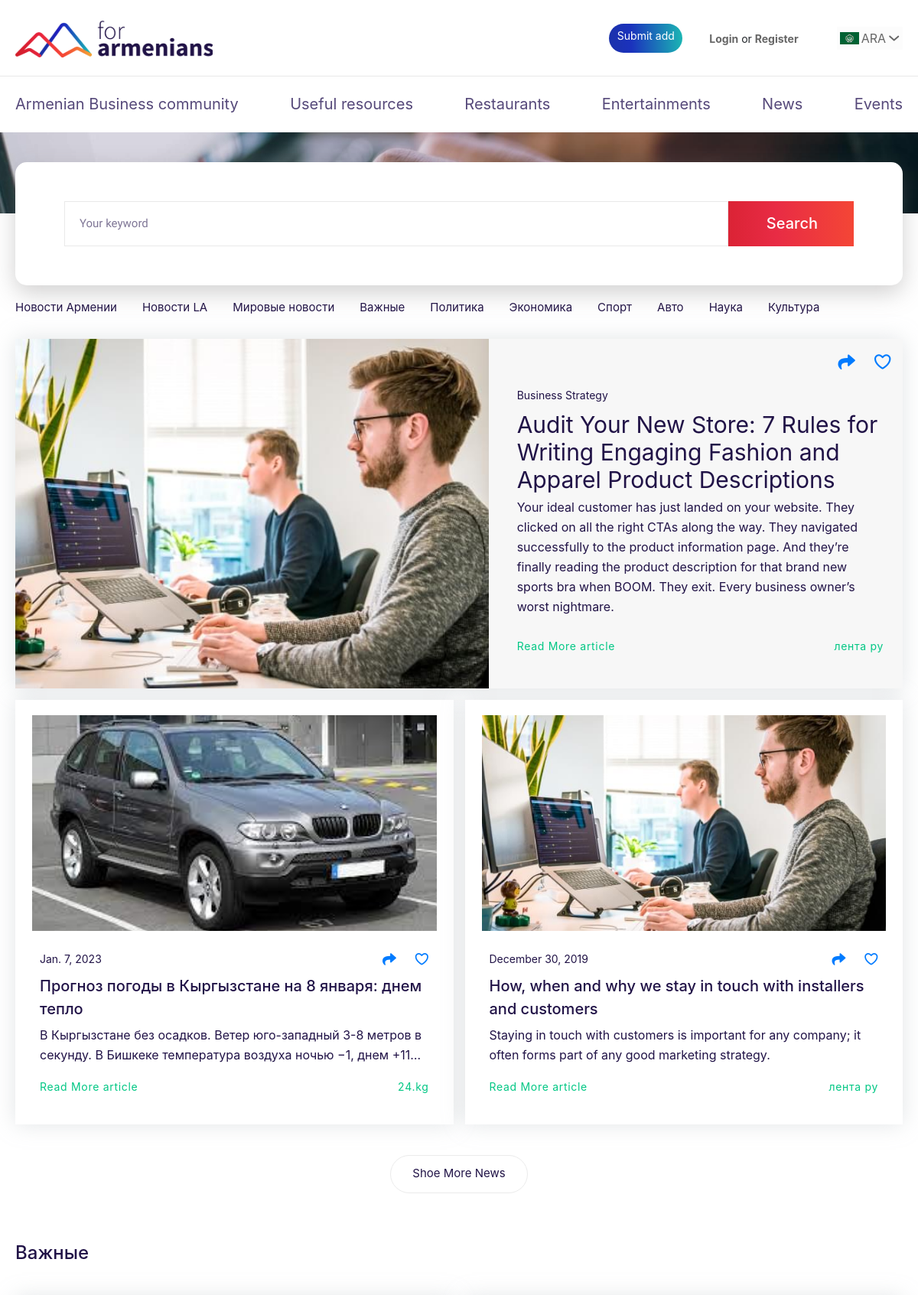
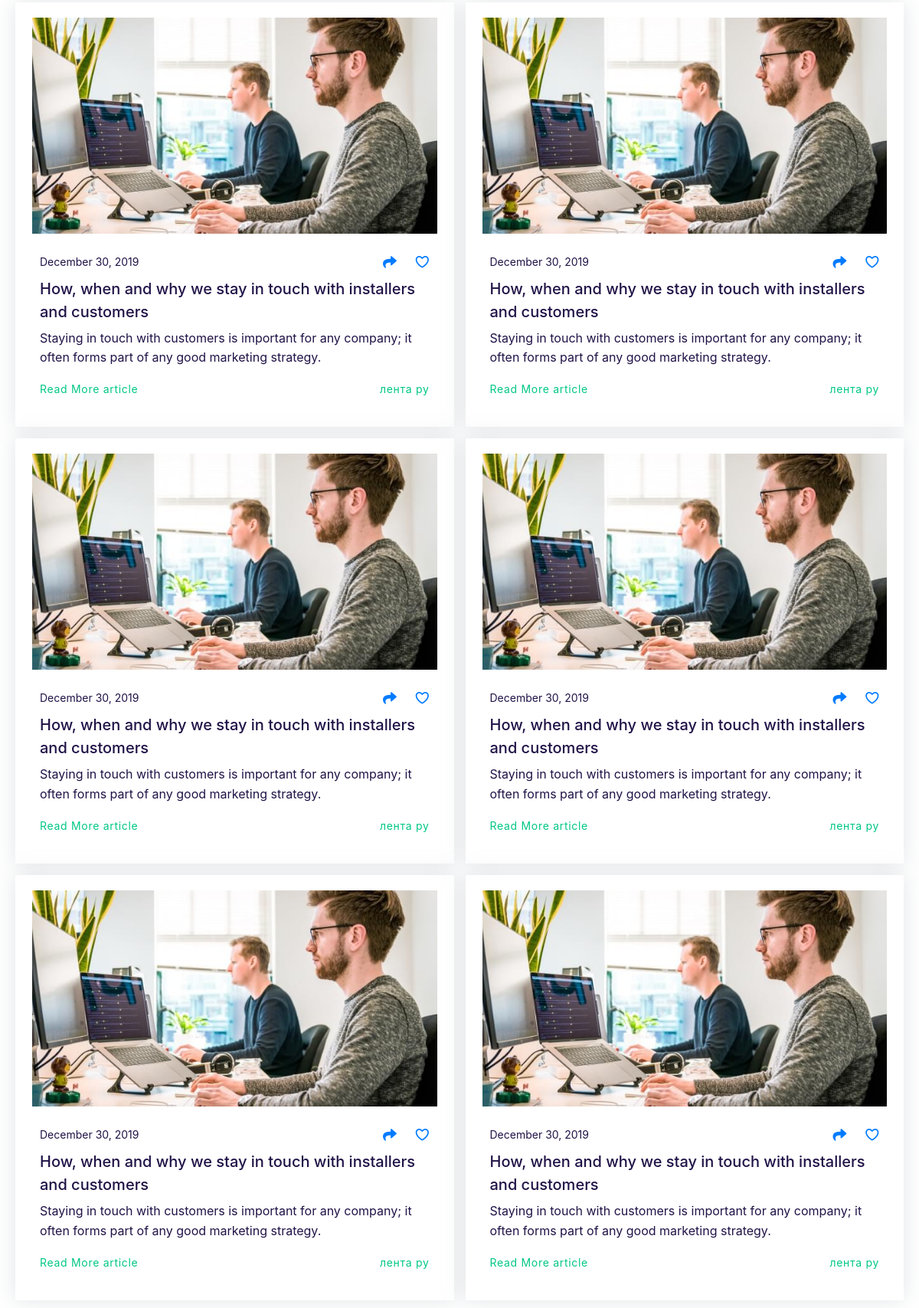
Page /news/ (upper part) on the committed database (2 pictures, top to bottom).
### forarmenians_app/models.py (models this page shows)
class News(models.Model):
    created_date = models.DateField(auto_now=True)
    created_by = models.ForeignKey(User, on_delete=models.CASCADE, related_name='news')
    title = models.CharField(max_length=100)
    description = models.TextField()
    photo = models.ImageField(upload_to='static/img/news_photos')
    news_source = models.CharField(max_length=100)
    link = models.URLField(max_length=300)

### forarmenians_app/views.py (the view)
# urls.py: path('news/', NewsView.as_view(), name='news'),
class NewsView(ListView):
    model = News
    template_name = "news/news.html"

### templates/news/news.html (shortened to what this page needs)
{% extends 'base.html' %}
{% load static %}
{% block content %}
      <div class="page">
         <div class="page__top-block top-block top-block_padding top-block_news">
            <div class="top-block__image -ai"><img src="img/top-block/image.jpg" alt=""></div>
            <div class="top-block__container -container">
               <div class="top-block__body">
                  <h2 class="top-block__title top-title top-title_ads-single">News</h2>
                  <div class="top-block__search search search_top">
                     <div class="search__body">
                        <form action="#" class="search__row">
                           <div class="search__input"><input class="-req -name" autocomplete="off" type="text" name="keyword"
                                 data-value="Your keyword"></div>
                           <button type="submit" class="search__btn"><span>Search</span></button>
                        </form>
                     </div>
                  </div>
               </div>
            </div>
         </div>
         <div class="page__articles articles">
            <div class="articles__container -container">
               <form action="#" class="articles__form form-articles -event-change">
                  <label>
                     <span class="form-articles__item">Новости Армении</span>
                  </label>
                  <label>
                     <span class="form-articles__item">Новости LA</span>
                  </label>
                  <label>
                     <span class="form-articles__item">Мировые новости</span>
                  </label>
                  <label>
                     <span class="form-articles__item">Важные</span>
                  </label>
                  <label>
                     <span class="form-articles__item">Политика</span>
                  </label>
                  <label>
                     <span class="form-articles__item">Экономика</span>
                  </label>
                  <label>
                     <span class="form-articles__item">Спорт</span>
                  </label>
                  <label>
                     <span class="form-articles__item">Авто</span>
                  </label>
                  <label>
                     <span class="form-articles__item">Наука</span>
                  </label>
                  <label>
                     <span class="form-articles__item">Культура</span>
                  </label>
               </form>
               <div class="articles-items__wrap">
                  <div class="articles__articles articles-items">
                      <div class="articles-items__item articles-item articles-item_big -articles-item-bg">
                        <a href="" class="articles-item__image -ai"><img src="{% static 'img/articles/image.jpg' %}" alt=""></a>
                        <div class="articles-item__body">
                           <h4 class="articles-item__subtitle">
                              Business Strategy
                              <span class="articles-item__actions">
                                 <a href="" class="item-content__share"><span class="-icon-share"></span></a>
                                 <a href="" class="item-content__like"><span class="-icon-like"></span></a>
                              </span>
                           </h4>
                           <h3 class="articles-item__title">Audit Your New Store: 7 Rules for Writing Engaging Fashion and Apparel Product Descriptions</h3>
                           <div class="articles-item__text">Your ideal customer has just landed on your website. They clicked on all the right CTAs along the way. They navigated successfully to the product information page. And they’re finally reading the product description for that brand new sports bra when BOOM. They exit. Every business owner’s worst nightmare.</div>
                           <div class="articles-item__footer">
                              <a href="" class="articles-item__more">Read More article</a>
                              <a href="" class="articles-item__more">лента ру</a>
                           </div>
                        </div>
                     </div>
                      {% for object in object_list %}
                          <div class="articles-items__item articles-item -articles-item-bg">
                        <a href="" class="articles-item__image -ai"><img src="{{ object.photo.url }}" alt=""></a>
                        <div class="articles-item__body articles-item__body_small">
                           <h4 class="articles-item__subtitle">
                              {{ object.created_date }}
                              <span class="articles-item__actions">
                                 <a href="" class="item-content__share"><span class="-icon-share"></span></a>
                                 <a href="" class="item-content__like"><span class="-icon-like"></span></a>
                              </span>
                           </h4>
                           <h3 class="articles-item__title">{{ object.title }}</h3>
                           <div class="articles-item__text">{{ object.description|truncatechars:120 }}</div>
                           <div class="articles-item__footer">
                              <a href="{% url 'news-detail' object.pk %}" class="articles-item__more">Read More article</a>
                              <a href="{{ object.link }}" class="articles-item__more">{{ object.news_source }}</a>
                           </div>
                        </div>
                     </div>
                      {% endfor %}
                     <div class="articles-items__item articles-item -articles-item-bg">
                        <a href="" class="articles-item__image -ai"><img src="{% static 'img/articles/image.jpg' %}" alt=""></a>
                        <div class="articles-item__body articles-item__body_small">
                           <h4 class="articles-item__subtitle">
                              December 30, 2019
                              <span class="articles-item__actions">
                                 <a href="" class="item-content__share"><span class="-icon-share"></span></a>
                                 <a href="" class="item-content__like"><span class="-icon-like"></span></a>
                              </span>
                           </h4>
                           <h3 class="articles-item__title">How, when and why we stay in touch with installers and customers</h3>
                           <div class="articles-item__text">Staying in touch with customers is important for any company; it often forms part of any good marketing strategy.</div>
                           <div class="articles-item__footer">
                              <a href="" class="articles-item__more">Read More article</a>
                              <a href="" class="articles-item__more">лента ру</a>
                           </div>
                        </div>
                     </div>
                  </div>
                  <div class="articles__footer">
                     <a href="" class="articles__more btn-more">Shoe More News</a>
                  </div>
               </div>
               <div class="articles-items__wrap">
                  <div class="articles-items__header">
                     <div class="articles-items__title">Важные</div>
                  </div>
                  <div class="articles__articles articles-items">
                     <div class="articles-items__item articles-item -articles-item-bg">
                        <a href="" class="articles-item__image -ai"><img src="{% static 'img/articles/image.jpg' %}" alt=""></a>
                        <div class="articles-item__body articles-item__body_small">
                           <h4 class="articles-item__subtitle">
                              December 30, 2019
                              <span class="articles-item__actions">
                                 <a href="" class="item-content__share"><span class="-icon-share"></span></a>
                                 <a href="" class="item-content__like"><span class="-icon-like"></span></a>
                              </span>
                           </h4>
                           <h3 class="articles-item__title">How, when and why we stay in touch with installers and customers</h3>
                           <div class="articles-item__text">Staying in touch with customers is important for any company; it often forms part of any good marketing strategy.</div>
                           <div class="articles-item__footer">
                              <a href="" class="articles-item__more">Read More article</a>
                              <a href="" class="articles-item__more">лента ру</a>
                           </div>
                        </div>
                     </div>
                     <div class="articles-items__item articles-item -articles-item-bg">
                        <a href="" class="articles-item__image -ai"><img src="{% static 'img/articles/image.jpg' %}" alt=""></a>
                        <div class="articles-item__body articles-item__body_small">
                           <h4 class="articles-item__subtitle">
                              December 30, 2019
                              <span class="articles-item__actions">
                                 <a href="" class="item-content__share"><span class="-icon-share"></span></a>
                                 <a href="" class="item-content__like"><span class="-icon-like"></span></a>
                              </span>
                           </h4>
                           <h3 class="articles-item__title">How, when and why we stay in touch with installers and customers</h3>
                           <div class="articles-item__text">Staying in touch with customers is important for any company; it often forms part of any good marketing strategy.</div>
                           <div class="articles-item__footer">
                              <a href="" class="articles-item__more">Read More article</a>
                              <a href="" class="articles-item__more">лента ру</a>
                           </div>
                        </div>
                     </div>
                     <div class="articles-items__item articles-item -articles-item-bg">
                        <a href="" class="articles-item__image -ai"><img src="{% static 'img/articles/image.jpg' %}" alt=""></a>
                        <div class="articles-item__body articles-item__body_small">
                           <h4 class="articles-item__subtitle">
                              December 30, 2019
                              <span class="articles-item__actions">
                                 <a href="" class="item-content__share"><span class="-icon-share"></span></a>
                                 <a href="" class="item-content__like"><span class="-icon-like"></span></a>
                              </span>
                           </h4>
                           <h3 class="articles-item__title">How, when and why we stay in touch with installers and customers</h3>
                           <div class="articles-item__text">Staying in touch with customers is important for any company; it often forms part of any good marketing strategy.</div>
                           <div class="articles-item__footer">
                              <a href="" class="articles-item__more">Read More article</a>
                              <a href="" class="articles-item__more">лента ру</a>
                           </div>
                        </div>
                     </div>
                     <div class="articles-items__item articles-item -articles-item-bg">
                        <a href="" class="articles-item__image -ai"><img src="{% static 'img/articles/image.jpg' %}" alt=""></a>
                        <div class="articles-item__body articles-item__body_small">
                           <h4 class="articles-item__subtitle">
                              December 30, 2019
                              <span class="articles-item__actions">
                                 <a href="" class="item-content__share"><span class="-icon-share"></span></a>
                                 <a href="" class="item-content__like"><span class="-icon-like"></span></a>
                              </span>
                           </h4>
                           <h3 class="articles-item__title">How, when and why we stay in touch with installers and customers</h3>
                           <div class="articles-item__text">Staying in touch with customers is important for any company; it often forms part of any good marketing strategy.</div>
                           <div class="articles-item__footer">
                              <a href="" class="articles-item__more">Read More article</a>
                              <a href="" class="articles-item__more">лента ру</a>
                           </div>
                        </div>
                     </div>
                     <div class="articles-items__item articles-item -articles-item-bg">
                        <a href="" class="articles-item__image -ai"><img src="{% static 'img/articles/image.jpg' %}" alt=""></a>
                        <div class="articles-item__body articles-item__body_small">
                           <h4 class="articles-item__subtitle">
                              December 30, 2019
                              <span class="articles-item__actions">
                                 <a href="" class="item-content__share"><span class="-icon-share"></span></a>
                                 <a href="" class="item-content__like"><span class="-icon-like"></span></a>
                              </span>
                           </h4>
                           <h3 class="articles-item__title">How, when and why we stay in touch with installers and customers</h3>
                           <div class="articles-item__text">Staying in touch with customers is important for any company; it often forms part of any good marketing strategy.</div>
                           <div class="articles-item__footer">
                              <a href="" class="articles-item__more">Read More article</a>
                              <a href="" class="articles-item__more">лента ру</a>
                           </div>
                        </div>
                     </div>
                     <div class="articles-items__item articles-item -articles-item-bg">
                        <a href="" class="articles-item__image -ai"><img src="{% static 'img/articles/image.jpg' %}" alt=""></a>
                        <div class="articles-item__body articles-item__body_small">
                           <h4 class="articles-item__subtitle">
                              December 30, 2019
                              <span class="articles-item__actions">
                                 <a href="" class="item-content__share"><span class="-icon-share"></span></a>
                                 <a href="" class="item-content__like"><span class="-icon-like"></span></a>
                              </span>
                           </h4>
                           <h3 class="articles-item__title">How, when and why we stay in touch with installers and customers</h3>
                           <div class="articles-item__text">Staying in touch with customers is important for any company; it often forms part of any good marketing strategy.</div>
                           <div class="articles-item__footer">
                              <a href="" class="articles-item__more">Read More article</a>
                              <a href="" class="articles-item__more">лента ру</a>
                           </div>
                        </div>
                     </div>
                  </div>
               </div>
            </div>
         </div>
         <div class="page__question question question_news">
         </div>
      </div>
{% endblock %}

### rows in the picture
News: photo (picture), created_date "Jan. 7, 2023", title "Прогноз погоды в Кыргызстане на 8 января: днем тепло", description "В Кыргызстане без осадков. Ветер юго-западный 3-8 метров в секунду. В Бишкеке температура воздуха ночью −1, днем +11…", news_source "24.kg"
